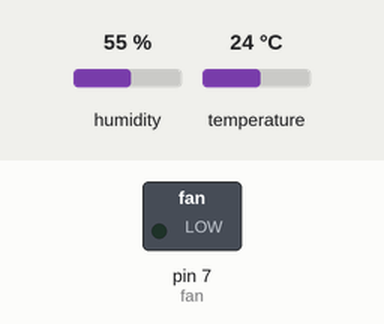
Recording of a sketch running on a simulated Arduino Uno, built with avr-gcc and run on an emulated ATmega328P. Shown: switched loads named in the sketch (green lamp = pin HIGH). The test bench sets the inputs (shaded band); at power-on: temperature 24 °C, humidity 55 %. What the sketch prints to the serial monitor is not drawn.

Above: at 4.8 s.
4.9 s: temperature set to 26 °C
7.9 s: temperature set to 29 °C
At 9.4 s:
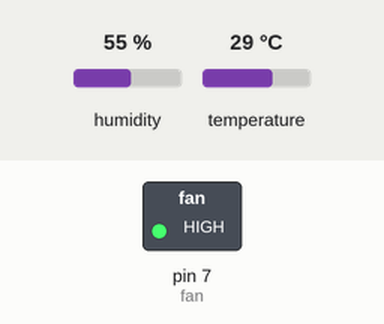
10.9 s: temperature set to 12 °C
At 13.1 s:
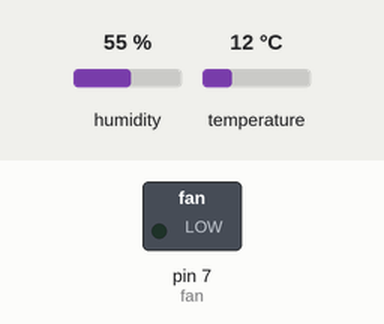
13.9 s: temperature set to 28 °C
At 15.5 s:
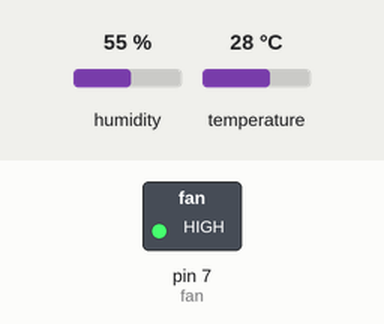
Timing chart, 0 to 17.0 s (numbered marks = the images above; inputs shaded):
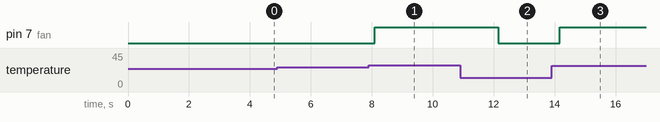

Measured:
- the behaviour switches between 27 and 28 °C on temperature (found by bisection; images 0 and 1)
- after the input at 4.9 s, every drawn part: stays the same
- after the input at 7.9 s, pin 7 (fan): LOW → HIGH after 0.20 s
- after the input at 10.9 s, pin 7 (fan): HIGH → LOW after 1.2 s
- after the input at 13.9 s, pin 7 (fan): LOW → HIGH after 0.27 s

The sketch:

Auto-fanON-OFF.ino
```cpp
#include "DHT.h"    //library for DHT sensors

#define DHTPIN 13   //defined the pin for DHT sensor
#define DHTTYPE DHT11   //type of DHT sensor we are using

int fan = 7;  //named the pin 7 as fan

DHT dht(DHTPIN, DHTTYPE);

void fanOn(){
 	digitalWrite(fan, HIGH);    // if we call fanOn() function the fan gets on
}
void fanOff(){
	digitalWrite(fan, LOW);  // if we call the fanOff function the fan gets off
}


void setup() {
  Serial.begin(9600);  //set the baud rate
  pinMode(fan, OUTPUT);  // making the pin 7 as output pin
  dht.begin();    // making the sensor turn on
}

void loop() {
  delay(2000);

  float h = dht.readHumidity();
  float t = dht.readTemperature();
  float f = dht.readTemperature(true);

  if (isnan(h) || isnan(t) || isnan(f)) {
    Serial.println(F("Failed to read from DHT sensor!"));
    return;
  }

  Serial.print(F("Humidity: "));
  Serial.print(h);
  Serial.print(F("%  Temperature: "));
  Serial.print(t);
  Serial.print(F("°C "));
  Serial.print(f);

   if( t <= 27){
    fanOff();

  }
  else{
    fanOn();

  }
}
```
